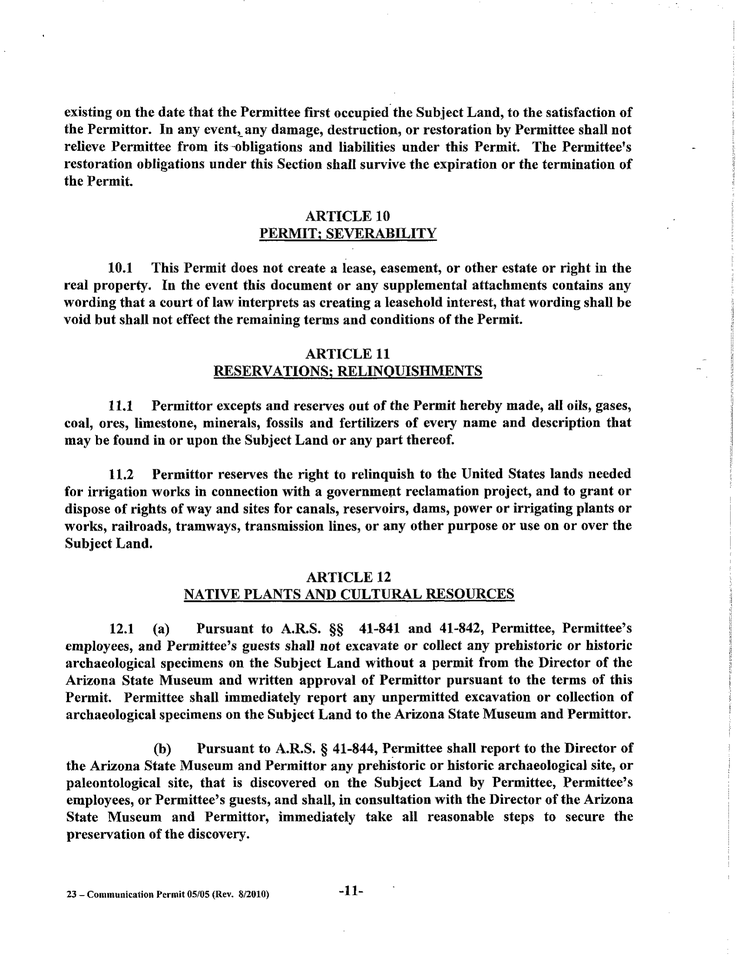
#> input picture images/3.png, 738 x 956 px, shrunk from 1700 x 2200 before the run; its folder holds only this picture in this run
$ python main.py
#> lines starting #> are read from the running program, lines starting #| are printed output that depends on the picture; after the words box and inside, x2 and y2 are one past the last pixel; in counts of white or black regions, pixels touching at a corner belong together
import Letter
import cv2
import numpy as np
from matplotlib import pyplot as plt
from timeit import default_timer as timer
import os

#function finds the corners given the top,bottom,left,and right maximum pixels
def findCorners(bound):
    c1 = [bound[3][0],bound[0][1]]
    c2 = [bound[1][0],bound[0][1]]
    c3 = [bound[1][0],bound[2][1]]
    c4 = [bound[3][0],bound[2][1]]
    return [c1,c2,c3,c4]

#function finds the minimization of the weighted within-class variance
#Adapted from: https://opencv-python-tutroals.readthedocs.io/en/latest/py_tutorials/py_imgproc/py_thresholding/py_thresholding.html
# [36 lines left out: function findThresh, not called in this run]

def dist(P1,P2):
    return np.sqrt((P1[0]-P2[0])**2+(P1[1]-P2[1])**2)

#function takes two rectangles of corners and combines them into a single rectangle
# [38 lines left out: functions mergeBoxes, findCenterCoor, findSlope, isInside, not called in this run]

def findArea(c1):
    return abs(c1[0][0]-c1[1][0])*abs(c1[0][1]-c1[3][1])

def get_corners_of_bboxes(thresholded_img):
    bndingBx = [] #holds bounding box of each countour
    corners = []
    contours, heirarchy = cv2.findContours(thresholded_img, cv2.RETR_CCOMP, cv2.CHAIN_APPROX_SIMPLE)
    #find the rectangle around each contour
    for num in range(0,len(contours)):
        #make sure contour is for letter and not cavity
        if(heirarchy[0][num][3] == -1):
            left = tuple(contours[num][contours[num][:,:,0].argmin()][0])
            right = tuple(contours[num][contours[num][:,:,0].argmax()][0])
            top = tuple(contours[num][contours[num][:,:,1].argmin()][0])
            bottom = tuple(contours[num][contours[num][:,:,1].argmax()][0])
            bndingBx.append([top,right,bottom,left])
    #find the edges of each bounding box
    for bx in bndingBx:
        corners.append(findCorners(bx))
    return corners

def remove_outliers(img, th_img, corners):
    err = 2 #error value for minor/major axis ratio
    Area = []  #holds the areas of each bounding boxes
    #go through each corner and append its area to the list
    for corner in corners:
        Area.append(findArea(corner))
    Area = np.asarray(Area)
    avgArea = np.mean(Area)
    stdArea = np.std(Area)
    outlier = (Area < avgArea - stdArea) #find the out liers, these are probably the dots
    for num in range(0, len(outlier)):
        dot = False
        if(outlier[num]): #if the outlier is a dot, perform operations
            #create new image of black pixels
            black = np.zeros((len(img),len(img[0])),np.uint8)
            #add white pixels in the region that contains the outlier
            cv2.rectangle(black,(corners[num][0][0],corners[num][0][1]),(corners[num][2][0],corners[num][2][1]),(255,255),-1)
            #perform bitwise operation on original image to isolate outlier
            fin =  cv2.bitwise_and(th_img, black)
            #find the contours of this outlier
            tempCnt,tempH = cv2.findContours(fin,cv2.RETR_CCOMP, cv2.CHAIN_APPROX_SIMPLE)
            #loop, due to structure of countours
            for cnt in tempCnt:
                #create bounding rectangle of contour
                rect = cv2.minAreaRect(cnt)
                #calculate major and minor axis
                axis1 = rect[1][0]/2.0
                axis2 = rect[1][1]/2.0
                if(axis1 != 0 and axis2 != 0): # do not perform if image has 0 dimension
                    ratio = axis1/axis2 #calculate ratio of axis
                    #if ratio is close to 1 (circular), then most likely a dot
                    if ratio > 1.0 - err and ratio < err + 1.0:
                        dot = True
            #if contour is a dot, we want to connect it to the closest
            #bounding box that is beneath it
            if dot:
                bestCorner = corners[num]
                closest = np.inf
                for crn in corners: # go through each set of corners
                    #find width and height of bounding box
                    width = abs(crn[0][0]-crn[1][0])
                    height = abs(crn[0][1]-crn[3][1])
                    #check to make sure character is below in position (greater y value)
                    if(corners[num][0][1] > crn[0][1]):
                        continue #if it's above the dot we don't care
                    elif dist(corners[num][0],crn[0]) < closest and crn != corners[num]:# and (findSlope(findCenterCoor(corners[num]),crn[0])) > 0:
                        # if(findArea(mergeBoxes(corners[num],crn))> avgArea+stdArea):
                        #     continue
                        #check the distance if it is below the dot
                        cent = findCenterCoor(crn)
                        bestCorner = crn
                        closest = dist(corners[num][0],crn[0])
                #modify the coordinates of the pic to include the dot
                #print(bestCorner)
                newCorners = mergeBoxes(corners[num],bestCorner)
                corners.append(newCorners)
                #print(newCorners)
                corners[num][0][0] = 0
                corners[num][0][1] = 0
                corners[num][1][0] = 0
                corners[num][1][1] = 0
                corners[num][2][0] = 0
                corners[num][2][1] = 0
                corners[num][3][0] = 0
                corners[num][3][1] = 0
                bestCorner[0][0] = 0
                bestCorner[0][1] = 0
                bestCorner[1][0] = 0
                bestCorner[1][1] = 0
                bestCorner[2][0] = 0
                bestCorner[2][1] = 0
                bestCorner[3][0] = 0
                bestCorner[3][1] = 0

def get_list_of_word_coordinates(corners):
    AllLetters = []  # Turn letters into objects
    counter = 0
    for bx in corners:
        width = abs(bx[1][0] - bx[0][0])
        height = abs(bx[3][1] - bx[0][1])
        if width*height == 0:
            continue
        # [4 lines of commented-out code are left out]
        newLetter = Letter.Letter([bx[0][0],bx[0][1]], [height,width], counter)
        AllLetters.append(newLetter)
        counter+=1
    AllLetters.sort(key=lambda letter: letter.getY()+letter.getHeight())
    return AllLetters

# [22 lines left out: function get_y_coordinate_distances, not called in this run]

def reject_outliers(data, m=1):
    return data[abs(data - np.mean(data)) < m * np.std(data)]

# [38 lines left out: functions get_mean_distance_between_lines, get_y_coordinate_indices, get_ymin, not called in this run]

def process_image(img):
    blur = cv2.GaussianBlur(img,(15,15), 5)
    #th3 = cv2.adaptiveThreshold(blur, 255, cv2.ADAPTIVE_THRESH_GAUSSIAN_C, cv2.THRESH_BINARY, 11, 2)
    #th3 = cv2.bitwise_not(th3)
    ret3, th3 = cv2.threshold(blur, 0, 255, cv2.THRESH_BINARY_INV + cv2.THRESH_OTSU)
    #cv2.imwrite('./thres.png', th3)

    corners = get_corners_of_bboxes(th3)
    remove_outliers(img, th3, corners)
    AllLetters = get_list_of_word_coordinates(corners)
    #plt.imshow(th3,'gray')
    #plt.show()
    #plt.clf()

    prjYCoords, coorDists, letter_start_y_coords = get_y_coordinate_distances(AllLetters)
    medPoints = get_y_coordinate_indices(coorDists)

    lines = []
    for num in range(0,len(medPoints)):
        lines.append(prjYCoords[medPoints[num]])
        #plt.plot([0,5000],[prjYCoords[medPoints[num]],prjYCoords[medPoints[num]]],'r-')
        #cv2.line(out,(0,prjYCoords[medPoints[num]]),(out.shape[1], prjYCoords[medPoints[num]]), (0,0,255), 2)
        #cv2.line(out,(0,letter_start_y_coords[medPoints[num]]),(out.shape[1], letter_start_y_coords[medPoints[num]]), (255,0,0), 2)

    print('letter_start_y_coords: {}'.format(letter_start_y_coords))
    print('letter_endin_y_coords: {}'.format(prjYCoords))
    print('coorDists: {}'.format(coorDists))
    print('medPoints: {}'.format(medPoints))
    print('lines: {}'.format(lines))

    line_distances = [0]
    for num in range(1,len(lines)):
        valCur = lines[num]
        valPast = lines[num-1]
        line_distances.append(valCur-valPast)
    print('line_distances: {}'.format(line_distances))

    previous_para_start = 0
    previous_para_end = 0
    previous_para_ymax = 0
    meanCoord, stdCoord = get_mean_distance_between_lines(line_distances)
    print(meanCoord, stdCoord)
    if stdCoord < 10:
        stdCoord = 10
    bboxes = []
    for num in range(1, len(line_distances)):
        if line_distances[num] > meanCoord + 1.0*stdCoord:
            previous_para_end = num - 1
            ymin = get_ymin(letter_start_y_coords, medPoints, previous_para_start, previous_para_ymax)
            bboxes.append({
                "xmin" : 10,
                "ymin" : ymin-5,
                "xmax" : img.shape[1]-10,
                "ymax" : lines[previous_para_end]+5
            })
            previous_para_start = num
            previous_para_ymax = lines[previous_para_end]

    ymin = get_ymin(letter_start_y_coords, medPoints, previous_para_start, previous_para_ymax)
    bboxes.append({
        "xmin" : 10,
        "ymin" : ymin-5,
        "xmax" : img.shape[1]-10,
        "ymax" : lines[-1]+5
    })
    return bboxes

def process_file(image_path, output_dir):
    img = cv2.imread(image_path, 0)
    bboxes = process_image(img)
    out = cv2.cvtColor(img, cv2.COLOR_GRAY2RGB)
    for bbox in bboxes:
        cv2.rectangle(out, (bbox["xmin"], bbox["ymin"]), (bbox["xmax"], bbox["ymax"]), (255, 0, 0), 5)
    out_filename = os.path.splitext(os.path.basename(image_path))[0] + '.png'
    #cv2.imwrite(os.path.join(output_dir, "th_" + out_filename), th3)
    cv2.imwrite(os.path.join(output_dir, out_filename), out)


def process_dir(input_dir, output_dir):
    for filename in os.listdir(input_dir):
        if filename.lower().endswith('.jpg') or filename.lower().endswith('.png'):
            process_file(os.path.join(input_dir, filename), output_dir)
#> in process_file, img is the input picture: shape (956, 738); min 0, max 255, mean 234.8
#> in process_image, `blur = cv2.GaussianBlur(img,(15,15), 5)`:
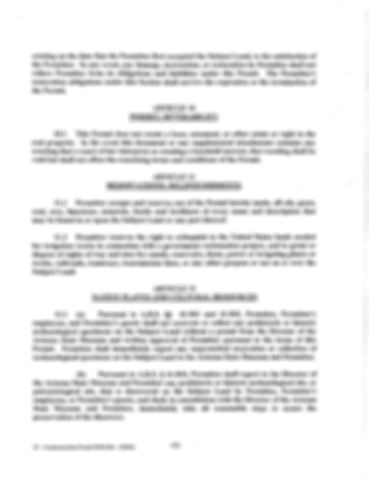
#> blur: shape (956, 738) (shown at 1/2 size); min 132, max 255, mean 234.8
#> in process_image, `ret3, th3 = cv2.threshold(blur, 0, 255, cv2.THRESH_BINARY_INV + cv2.TH..`:
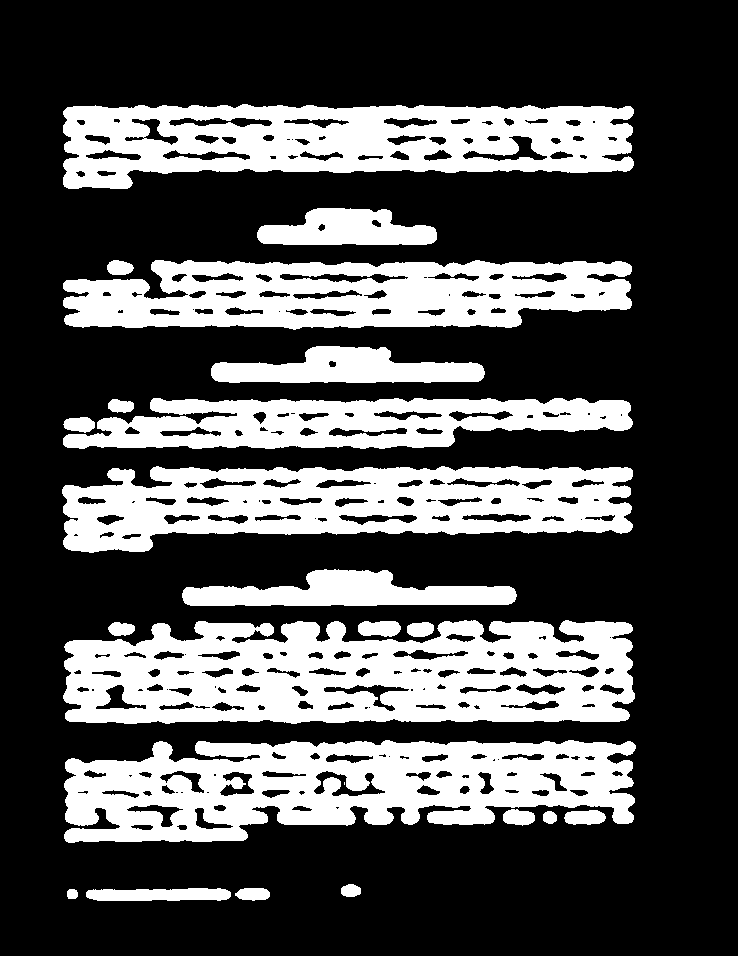
#> th3: shape (956, 738); 31.2% white; 23 white regions (1 under 20 px)
#> in process_image, `ret3, th3 = cv2.threshold(blur, 0, 255, cv2.THRESH_BINARY_INV + cv2.TH..`: ret3 = 224
#> in get_corners_of_bboxes, `contours, heirarchy = cv2.findContours(thresholded_img, cv2.RETR_CCOMP..`: contours = 283 contours, 41 with area under 20; largest, box (x1, y1, x2, y2) and area: (63, 620, 635, 724) 50210, (64, 740, 636, 843) 42384, (63, 104, 634, 189) 36940, (62, 466, 633, 553) 35982, (63, 260, 632, 330) 31416
#> the loop in get_corners_of_bboxes, `for num in range(0,len(contours)):` made 283 passes
#> (left, right, top, bottom) on passes 1, 2, 3, 4, 5, 6, 7, 9: ((67, 891), (77, 896), (69, 889), (68, 898)), ((235, 893), (269, 896), (244, 888), (252, 900)), ((86, 892), (230, 896), (188, 888), (97, 900)), ((341, 888), (360, 893), (348, 884), (346, 896)), ((543, 814), (556, 820), (547, 811), (548, 823)), ((564, 817), (605, 818), (589, 810), (573, 824)), ((503, 814), (534, 820), (511, 809), (522, 825)), ((64, 783), (635, 748), (385, 740), (68, 842))
#> after the loop in get_corners_of_bboxes, `for num in range(0,len(contours)):`: bndingBx = 23 items
#> the loop in get_corners_of_bboxes, `for bx in bndingBx:` made 23 passes
#> (bx, c1 in findCorners, c2 in findCorners, c3 in findCorners, c4 in findCorners) on passes 1 to 4: ([(69, 889), (77, 896), (68, 898), (67, 891)], [67, 889], [77, 889], [77, 898], [67, 898]), ([(244, 888), (269, 896), (252, 900), (235, 893)], [235, 888], [269, 888], [269, 900], [235, 900]), ([(188, 888), (230, 896), (97, 900), (86, 892)], [86, 888], [230, 888], [230, 900], [86, 900]), ([(348, 884), (360, 893), (346, 896), (341, 888)], [341, 884], [360, 884], [360, 896], [341, 896])
#> the loop in remove_outliers, `for corner in corners:` made 23 passes
#> corner on passes 1 to 8: [[67, 889], [77, 889], [77, 898], [67, 898]], [[235, 888], [269, 888], [269, 900], [235, 900]], [[86, 888], [230, 888], [230, 900], [86, 900]], [[341, 884], [360, 884], [360, 896], [341, 896]], [[543, 811], [556, 811], [556, 823], [543, 823]], [[564, 810], [605, 810], [605, 824], [564, 824]], [[503, 809], [534, 809], [534, 825], [503, 825]], [[344, 782], [344, 782], [344, 784], [344, 784]]
#> after the loop in remove_outliers, `for corner in corners:`: Area = [90, 408, 1728, 228, 156, 574, 496, 0, 58242, 364, 338, 630, 58813, 12024, 49020, 465, 325, 28450, 9828, 39192, 364, 6444, 47880]
#> in remove_outliers, `Area = np.asarray(Area)`: Area = 23 values, max 58813 at index 12, min 0 at index 7, mean 13741.7
#> in remove_outliers, `avgArea = np.mean(Area)`: avgArea = 13741.7
#> in remove_outliers, `stdArea = np.std(Area)`: stdArea = 20680.2
#> the loop in remove_outliers, `for num in range(0, len(outlier)):` made 23 passes
#> after the loop in remove_outliers, `for num in range(0, len(outlier)):`: corners = 23 items
#> the loop in get_list_of_word_coordinates, `for bx in corners:` made 1 pass
#> (bx, width, height) on pass 1: ([[67, 889], [77, 889], [77, 898], [67, 898]], 10, 9)
#> after the loop in get_list_of_word_coordinates, `for bx in corners:`: AllLetters = []; counter = 0
#> (the call stopped at in get_list_of_word_coordinates, `newLetter = Letter.Letter([bx[0][0],bx[0][1]], [height,width], counter)`: Letter is not available in this run)

if __name__ == "__main__":
    st = timer()
    process_dir('./images/',  './outputs/')
    #process_file('./images/1.png',  './outputs/')
    end = timer()
    print("Processing completed in {:0.2f}s".format(end - st))

$ run again, on images/4.png
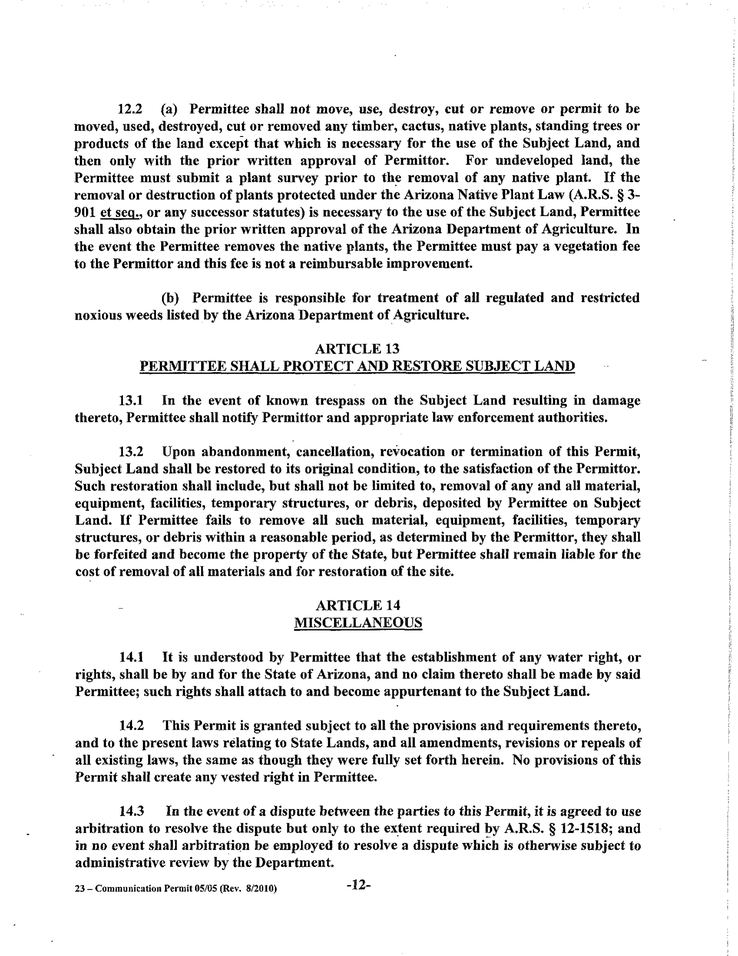
#> input picture images/4.png, 738 x 956 px, shrunk from 1700 x 2200 before the run
#> in process_file, img is the input picture: shape (956, 738); min 0, max 255, mean 231.9
#> in process_image, `blur = cv2.GaussianBlur(img,(15,15), 5)`:
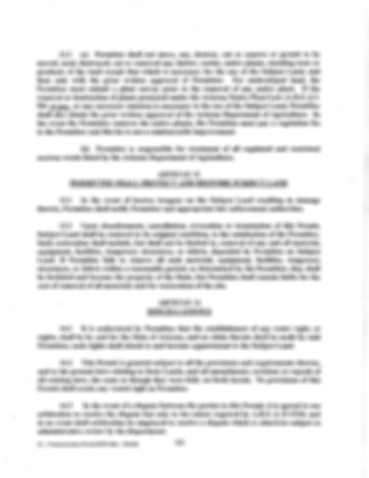
#> blur: shape (956, 738) (shown at 1/2 size); min 133, max 255, mean 231.9
#> in process_image, `ret3, th3 = cv2.threshold(blur, 0, 255, cv2.THRESH_BINARY_INV + cv2.TH..`:
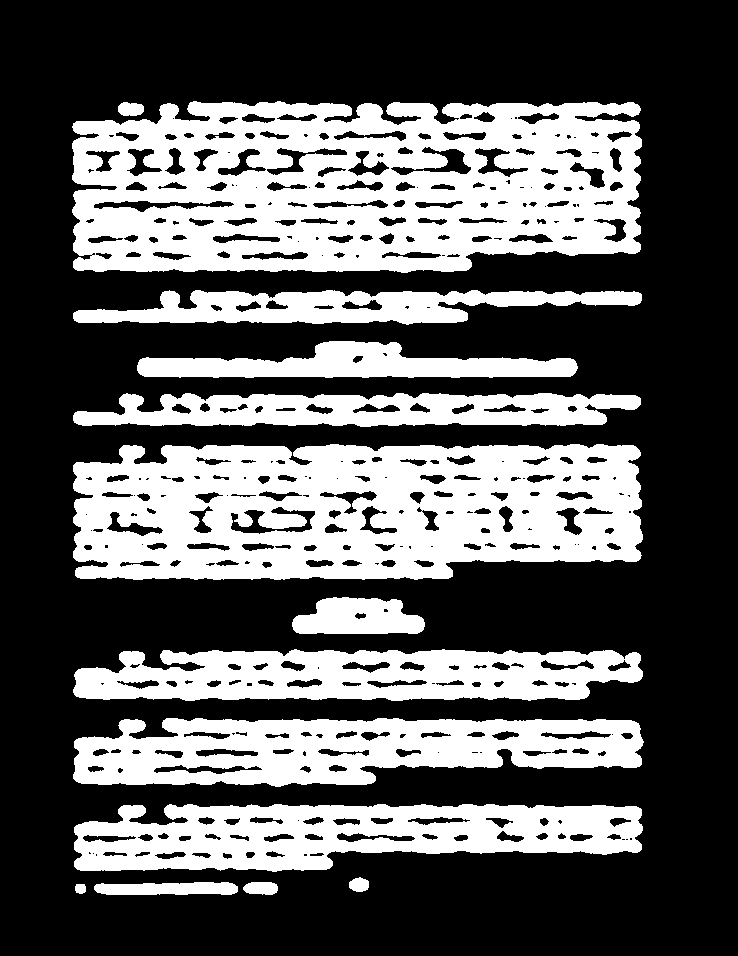
#> th3: shape (956, 738); 36% white; 14 white regions
#> ret3 = 224
#> contours = 393 contours, 94 with area under 20; largest, box (x1, y1, x2, y2) and area: (72, 101, 642, 273) 87450, (73, 444, 643, 580) 69361, (73, 718, 644, 787) 29668, (74, 804, 643, 872) 28934, (73, 649, 643, 701) 23906
#> the loop in get_corners_of_bboxes, `for num in range(0,len(contours)):` made 393 passes
#> (left, right, top, bottom) on passes 1, 2, 3, 4, 5, 49, 86, 118: ((75, 886), (85, 891), (76, 884), (79, 893)), ((243, 887), (277, 890), (251, 882), (262, 894)), ((94, 886), (237, 891), (194, 882), (106, 894)), ((349, 882), (368, 887), (359, 877), (356, 891)), ((74, 827), (642, 830), (169, 804), (272, 871)), ((73, 774), (643, 742), (166, 718), (275, 786)), ((73, 689), (642, 676), (294, 649), (185, 700)), ((292, 622), (424, 626), (333, 597), (299, 633))
#> after the loop in get_corners_of_bboxes, `for num in range(0,len(contours)):`: bndingBx = 14 items
#> the loop in get_corners_of_bboxes, `for bx in bndingBx:` made 14 passes
#> (bx, c1 in findCorners, c2 in findCorners, c3 in findCorners, c4 in findCorners) on passes 1 to 4: ([(76, 884), (85, 891), (79, 893), (75, 886)], [75, 884], [85, 884], [85, 893], [75, 893]), ([(251, 882), (277, 890), (262, 894), (243, 887)], [243, 882], [277, 882], [277, 894], [243, 894]), ([(194, 882), (237, 891), (106, 894), (94, 886)], [94, 882], [237, 882], [237, 894], [94, 894]), ([(359, 877), (368, 887), (356, 891), (349, 882)], [349, 877], [368, 877], [368, 891], [349, 891])
#> the loop in remove_outliers, `for corner in corners:` made 14 passes
#> corner on passes 1 to 8: [[75, 884], [85, 884], [85, 893], [75, 893]], [[243, 882], [277, 882], [277, 894], [243, 894]], [[94, 882], [237, 882], [237, 894], [94, 894]], [[349, 877], [368, 877], [368, 891], [349, 891]], [[74, 804], [642, 804], [642, 871], [74, 871]], [[73, 718], [643, 718], [643, 786], [73, 786]], [[73, 649], [642, 649], [642, 700], [73, 700]], [[292, 597], [424, 597], [424, 633], [292, 633]]
#> after the loop in remove_outliers, `for corner in corners:`: Area = [90, 408, 1716, 266, 38056, 38760, 29019, 4752, 76815, 18711, 15840, 19312, 325, 97299]
#> avgArea = 24383.5
#> stdArea = 29076.8
#> outlier = [False, False, False, False, False, False, False, False, False, False, False, False, False, False]
#> the loop in remove_outliers, `for num in range(0, len(outlier)):` made 14 passes
#> after the loop in remove_outliers, `for num in range(0, len(outlier)):`: corners = 14 items
#> the loop in get_list_of_word_coordinates, `for bx in corners:` made 1 pass
#> (bx, width, height) on pass 1: ([[75, 884], [85, 884], [85, 893], [75, 893]], 10, 9)
#> after the loop in get_list_of_word_coordinates, `for bx in corners:`: AllLetters = []; counter = 0
